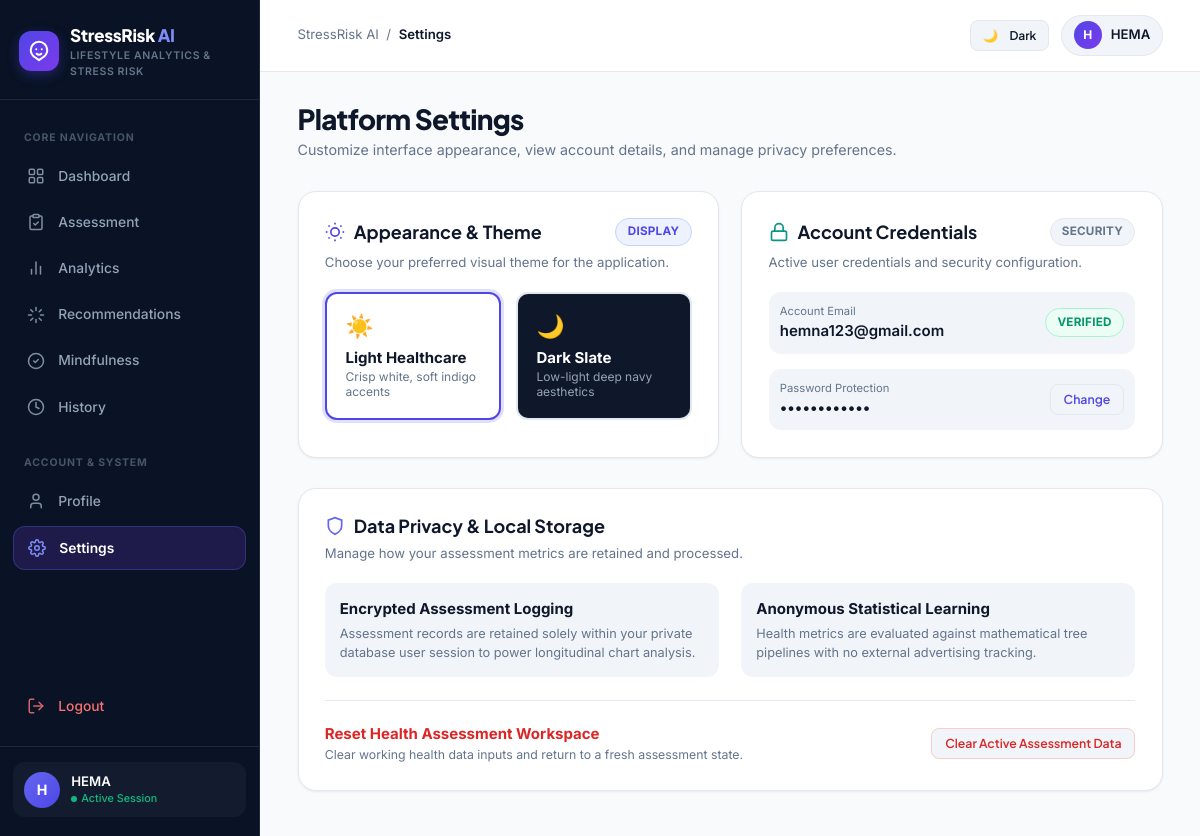
The app's page /settings (signed in) with its own data.
### tables this page shows
CREATE TABLE users (

            id INTEGER PRIMARY KEY AUTOINCREMENT,

            name TEXT NOT NULL,

            email TEXT NOT NULL UNIQUE,

            password TEXT NOT NULL,

            gender TEXT,

            created_at TEXT NOT NULL

        , latest_health TEXT DEFAULT '{}', recommendations TEXT DEFAULT '[]', assessment_count INTEGER DEFAULT 0);

### app.py (the view)
@app.route("/settings")
@login_required
def settings():
    return render_template(
        "settings.html",
        **page_context(
            current_user()
        )
    )

### app.py (called while the page is built)
def login_required(view):
    @wraps(view)
    def wrapped(*args, **kwargs):
        if "user_id" not in session:
            return redirect(url_for("login"))
        return view(*args, **kwargs)
    return wrapped

def current_user():
    if "user_id" not in session:
        return None
    connection = database.get_connection()
    user = connection.execute(
        "SELECT * FROM users WHERE id = ?",
        (session["user_id"],)
    ).fetchone()
    connection.close()
    return user

def latest_assessment():
    connection = database.get_connection()
    row = connection.execute(
        """
        SELECT *
        FROM assessments
        WHERE user_id = ?
        ORDER BY id DESC
        LIMIT 1
        """,
        (session["user_id"],)
    ).fetchone()
    connection.close()
    return dict(row) if row else {}

### database.py (called while the page is built)
def get_connection():
    connection = sqlite3.connect(
        DATABASE_PATH
    )
    connection.row_factory = sqlite3.Row
    return connection

### templates/settings.html (shortened to what this page needs)
{% extends "base.html" %}
{% block breadcrumb %}Settings{% endblock %}
{% block content %}
<div class="topbar">
    <div class="topbar-heading">
        <h1>Platform Settings</h1>
        <div class="subtitle">Customize interface appearance, view account details, and manage privacy preferences.</div>
    </div>
</div>
<div class="grid-2">
    <div class="card">
        <div class="card-header">
            <h2>
                Appearance & Theme
            </h2>
            <span class="badge badge-primary">Display</span>
        </div>
        <p class="card-subtitle">Choose your preferred visual theme for the application.</p>
        <div style="display: flex; gap: 1rem; margin-top: 1rem;">
            <button type="button" id="lightThemeCard" onclick="setAppTheme('light')" style="flex: 1; padding: 1.25rem; border-radius: var(--radius-md); border: 2px solid var(--color-border); background: #ffffff; cursor: pointer; text-align: left; transition: all 0.15s ease;">
                <div style="font-size: 1.5rem; margin-bottom: 0.5rem;">☀️</div>
                <div style="font-weight: 700; color: #0f172a; font-size: 1rem;">Light Healthcare</div>
                <div style="font-size: 0.8rem; color: #64748b; margin-top: 2px;">Crisp white, soft indigo accents</div>
            </button>
            <button type="button" id="darkThemeCard" onclick="setAppTheme('dark')" style="flex: 1; padding: 1.25rem; border-radius: var(--radius-md); border: 2px solid var(--color-border); background: #0f172a; cursor: pointer; text-align: left; transition: all 0.15s ease;">
                <div style="font-size: 1.5rem; margin-bottom: 0.5rem;">🌙</div>
                <div style="font-weight: 700; color: #ffffff; font-size: 1rem;">Dark Slate</div>
                <div style="font-size: 0.8rem; color: #94a3b8; margin-top: 2px;">Low-light deep navy aesthetics</div>
            </button>
        </div>
    </div>
    <div class="card">
        <div class="card-header">
            <h2>
                <svg width="20" height="20" viewBox="0 0 24 24" fill="none" stroke="currentColor" stroke-width="2" style="color: var(--color-teal);"><rect x="3" y="11" width="18" height="11" rx="2" ry="2"></rect><path d="M7 11V7a5 5 0 0 1 10 0v4"></path></svg>
                Account Credentials
            </h2>
            <span class="badge badge-neutral">Security</span>
        </div>
        <p class="card-subtitle">Active user credentials and security configuration.</p>
        <div style="display: flex; flex-direction: column; gap: 1rem;">
            <div style="display: flex; justify-content: space-between; align-items: center; padding: 0.75rem; background: var(--color-bg-subtle); border-radius: var(--radius-md);">
                <div>
                    <div style="font-size: 0.75rem; color: var(--color-text-muted);">Account Email</div>
                    <div style="font-weight: 600; color: var(--color-text-title);">{{ user_email }}</div>
                </div>
                <span class="badge badge-low">Verified</span>
            </div>
            <div style="display: flex; justify-content: space-between; align-items: center; padding: 0.75rem; background: var(--color-bg-subtle); border-radius: var(--radius-md);">
                <div>
                    <div style="font-size: 0.75rem; color: var(--color-text-muted);">Password Protection</div>
                    <div style="font-weight: 600; color: var(--color-text-title);">••••••••••••</div>
                </div>
                <button type="button" class="btn btn-outline btn-sm" onclick="alert('Password reset link has been dispatched to your email address.')">
                    Change
                </button>
            </div>
        </div>
    </div>
</div>
<div class="card" style="margin-top: 2rem;">
    <div class="card-header">
        <h2>
            <svg width="20" height="20" viewBox="0 0 24 24" fill="none" stroke="currentColor" stroke-width="2" style="color: var(--color-accent);"><path d="M12 22s8-4 8-10V5l-8-3-8 3v7c0 6 8 10 8 10z"></path></svg>
            Data Privacy & Local Storage
        </h2>
    </div>
    <p class="card-subtitle">Manage how your assessment metrics are retained and processed.</p>
    <div class="grid-2" style="margin-bottom: 1.5rem;">
        <div style="padding: 1rem; border-radius: var(--radius-md); background: var(--color-bg-subtle);">
            <div style="font-weight: 700; color: var(--color-text-title); margin-bottom: 0.25rem;">Encrypted Assessment Logging</div>
            <div style="font-size: 0.85rem; color: var(--color-text-muted); line-height: 1.5;">
                Assessment records are retained solely within your private database user session to power longitudinal chart analysis.
            </div>
        </div>
        <div style="padding: 1rem; border-radius: var(--radius-md); background: var(--color-bg-subtle);">
            <div style="font-weight: 700; color: var(--color-text-title); margin-bottom: 0.25rem;">Anonymous Statistical Learning</div>
            <div style="font-size: 0.85rem; color: var(--color-text-muted); line-height: 1.5;">
                Health metrics are evaluated against mathematical tree pipelines with no external advertising tracking.
            </div>
        </div>
    </div>
    <div style="display: flex; justify-content: space-between; align-items: center; padding-top: 1.5rem; border-top: 1px solid var(--color-border); flex-wrap: wrap; gap: 1rem;">
        <div>
            <div style="font-weight: 700; color: #dc2626;">Reset Health Assessment Workspace</div>
            <div style="font-size: 0.82rem; color: var(--color-text-muted);">Clear working health data inputs and return to a fresh assessment state.</div>
        </div>
        <form method="POST" action="{{ url_for('api_health_data_clear') }}" onsubmit="return confirm('Are you sure you want to clear your working assessment form?')">
            <button type="submit" class="btn btn-secondary btn-sm" style="color: #dc2626; border-color: #fecaca;">
                Clear Active Assessment Data
            </button>
        </form>
    </div>
</div>
{% endblock %}

### templates/base.html (shortened to what this page needs)
<!DOCTYPE html>
<html lang="en">
<head>
    <link rel="stylesheet" href="{{ url_for('static', filename='css/style.css') }}">
    <link rel="stylesheet" href="{{ url_for('static', filename='css/theme.css') }}">
</head>
<body>
<div class="app-layout">
    {% include 'sidebar.html' %}
    <main class="main">
        <header style="padding: 1rem 2.5rem; background: var(--color-surface); border-bottom: 1px solid var(--color-border); display: flex; align-items: center; justify-content: space-between; position: sticky; top: 0; z-index: 30;">
            <div style="display: flex; align-items: center; gap: 1rem;">
                <div style="display: flex; align-items: center; gap: 0.5rem; font-size: 0.88rem; color: var(--color-text-muted);">
                    <span>StressRisk AI</span>
                    <span>/</span>
                    <span style="color: var(--color-text-title); font-weight: 600;">
                        {% block breadcrumb %}{{ request.endpoint|capitalize }}{% endblock %}
                    </span>
                </div>
            </div>
            <div style="display: flex; align-items: center; gap: 0.85rem;">
                <button id="themeToggleBtn" onclick="toggleTheme()" class="btn btn-secondary btn-sm" title="Toggle Theme" style="padding: 0.45rem 0.75rem;">
                    <span id="themeIcon">🌙</span>
                    <span id="themeLabel" style="font-size: 0.8rem; margin-left: 4px;">Dark</span>
                </button>
                <a href="{{ url_for('profile') }}" style="display: flex; align-items: center; gap: 0.6rem; padding: 0.35rem 0.75rem; border-radius: var(--radius-full); background: var(--color-bg-subtle); border: 1px solid var(--color-border); text-decoration: none;">
                    <div style="width: 28px; height: 28px; border-radius: 50%; background: linear-gradient(135deg, #4f46e5, #7c3aed); color: white; display: flex; align-items: center; justify-content: center; font-weight: 700; font-size: 0.8rem;">
                        {{ (user_name or "U")[0]|upper }}
                    </div>
                    <span style="font-size: 0.88rem; font-weight: 600; color: var(--color-text-title);">{{ user_name or "User" }}</span>
                </a>
            </div>
        </header>
        <div class="content-container">
            {% block content %}{% endblock %}
        </div>
    </main>
</div>
</body>
</html>

### templates/sidebar.html (shortened to what this page needs)
<aside class="sidebar" id="appSidebar">
    <div class="sidebar-header">
        <a href="{{ url_for('dashboard') }}" class="sidebar-brand">
            <div class="brand-icon-wrapper">
            </div>
            <div class="brand-text">
                <span class="brand-name">StressRisk <span>AI</span></span>
                <span class="brand-tag">Lifestyle Analytics & Stress Risk</span>
            </div>
        </a>
    </div>
    <nav class="sidebar-nav">
        <div class="nav-section-title">Core Navigation</div>
        <a href="{{ url_for('dashboard') }}" class="{% if request.endpoint == 'dashboard' %}active{% endif %}">
            <span class="nav-icon">
            </span>
            <span>Dashboard</span>
        </a>
        <a href="{{ url_for('assessment') }}" class="{% if request.endpoint in ['assessment', 'predict'] %}active{% endif %}">
            <span class="nav-icon">
            </span>
            <span>Assessment</span>
        </a>
        <a href="{{ url_for('analytics') }}" class="{% if request.endpoint == 'analytics' %}active{% endif %}">
            <span class="nav-icon">
                <svg width="18" height="18" viewBox="0 0 24 24" fill="none" stroke="currentColor" stroke-width="2" stroke-linecap="round" stroke-linejoin="round">
                    <line x1="18" y1="20" x2="18" y2="10"></line>
                    <line x1="12" y1="20" x2="12" y2="4"></line>
                    <line x1="6" y1="20" x2="6" y2="14"></line>
                </svg>
            </span>
            <span>Analytics</span>
        </a>
        <a href="{{ url_for('recommendations') }}" class="{% if request.endpoint == 'recommendations' %}active{% endif %}">
            <span class="nav-icon">
            </span>
            <span>Recommendations</span>
        </a>
        <a href="{{ url_for('mindfulness') }}" class="{% if request.endpoint == 'mindfulness' %}active{% endif %}">
            <span class="nav-icon">
                <svg width="18" height="18" viewBox="0 0 24 24" fill="none" stroke="currentColor" stroke-width="2" stroke-linecap="round" stroke-linejoin="round">
                    <path d="M12 22c5.523 0 10-4.477 10-10S17.523 2 12 2 2 6.477 2 12s4.477 10 10 10z"></path>
                    <path d="m9 12 2 2 4-4"></path>
                </svg>
            </span>
            <span>Mindfulness</span>
        </a>
        <a href="{{ url_for('history') }}" class="{% if request.endpoint == 'history' %}active{% endif %}">
            <span class="nav-icon">
                <svg width="18" height="18" viewBox="0 0 24 24" fill="none" stroke="currentColor" stroke-width="2" stroke-linecap="round" stroke-linejoin="round">
                    <circle cx="12" cy="12" r="10"></circle>
                    <polyline points="12 6 12 12 16 14"></polyline>
                </svg>
            </span>
            <span>History</span>
        </a>
        <div class="nav-section-title" style="margin-top: 0.75rem;">Account & System</div>
        <a href="{{ url_for('profile') }}" class="{% if request.endpoint == 'profile' %}active{% endif %}">
            <span class="nav-icon">
                <svg width="18" height="18" viewBox="0 0 24 24" fill="none" stroke="currentColor" stroke-width="2" stroke-linecap="round" stroke-linejoin="round">
                    <path d="M19 21v-2a4 4 0 0 0-4-4H9a4 4 0 0 0-4 4v2"></path>
                    <circle cx="12" cy="7" r="4"></circle>
                </svg>
            </span>
            <span>Profile</span>
        </a>
        <a href="{{ url_for('settings') }}" class="{% if request.endpoint == 'settings' %}active{% endif %}">
            <span class="nav-icon">
            </span>
            <span>Settings</span>
        </a>
        <a href="{{ url_for('logout') }}" style="margin-top: auto; color: #f87171;">
            <span class="nav-icon">
                <svg width="18" height="18" viewBox="0 0 24 24" fill="none" stroke="currentColor" stroke-width="2" stroke-linecap="round" stroke-linejoin="round">
                    <path d="M9 21H5a2 2 0 0 1-2-2V5a2 2 0 0 1 2-2h4"></path>
                    <polyline points="16 17 21 12 16 7"></polyline>
                    <line x1="21" y1="12" x2="9" y2="12"></line>
                </svg>
            </span>
            <span>Logout</span>
        </a>
    </nav>
    <div class="sidebar-footer">
        <div class="user-snippet">
            <div class="user-avatar-sm">{{ (user_name or "U")[0]|upper }}</div>
            <div class="user-snippet-info">
                <span class="user-snippet-name">{{ user_name or "User" }}</span>
                <span class="user-snippet-status">Active Session</span>
            </div>
        </div>
    </div>
</aside>

### static/css/theme.css (style rules this page uses)
html, body, .card, .stat-card, .sidebar, .main, .form-control, select, input { transition: background-color 0.25s ease, border-color 0.25s ease, color 0.25s ease, box-shadow 0.25s ease; }

### records on screen
users: name "H", name "HEMA", email "hemna123@gmail.com"
